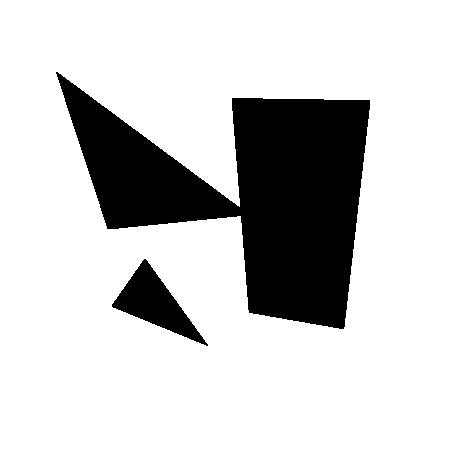
#> input picture lab1/map1.png, 452 x 452 px, found by its file name
$ python tangent_bug.py
#> lines starting #> are read from the running program, lines starting #| are printed output that depends on the picture; after the words box and inside, x2 and y2 are one past the last pixel; in counts of white or black regions, pixels touching at a corner belong together; long printed decimals are rounded
import numpy as np
import matplotlib.pyplot as plt
from PIL import Image
import math

def is_free(bitmap, point):
    """
    Determines if a given (x,y) point is in free space.
    The bitmap is a 2D numpy array where 1 = free (white) and 0 = obstacle (black).

    As the bitmap is indexed as [row, col] and we treat point as (x, y),
    we use:
       col = int(round(x)) and row = int(round(y)).
    """
    x, y = int(round(point[0])), int(round(point[1]))
    if y < 0 or y >= bitmap.shape[0] or x < 0 or x >= bitmap.shape[1]:
        return False
    return bitmap[y, x] == 1

def is_edge(bitmap, point):
    """
    Determines if a point is on the edge of an obstacle.
    A point is on an edge if it's free and has at least one neighboring point that's an obstacle.
    """
    if not is_free(bitmap, point):
        return False

    x, y = int(round(point[0])), int(round(point[1]))
    # Check 8-connected neighbors
    for dx in [-1, 0, 1]:
        for dy in [-1, 0, 1]:
            if dx == 0 and dy == 0:
                continue
            nx, ny = x + dx, y + dy
            if (ny >= 0 and ny < bitmap.shape[0] and
                nx >= 0 and nx < bitmap.shape[1] and
                bitmap[ny, nx] == 0):
                return True
    return False

def tangent_bug_algorithm(bitmap, start, goal, step=1.0, tol=2.0, max_iters=100000):
    """
    Implements the Tangent Bug algorithm using the following logic:

    1. Go-to-Goal (GTG): Move straight toward the goal until an obstacle is encountered.
    2. Hit Point (H): Record the hit point when an obstacle is encountered.
    3. Wall Following: Follow the boundary (clockwise) until returning to the hit point.
       While following, record the boundary point that is closest to the goal (Leave Point, L).
    4. Resume GTG: Move from the leave point toward the goal.

    Parameters:
      bitmap  : 2D binary numpy array (1 = free, 0 = obstacle)
      start   : Starting point as (x, y)
      goal    : Goal point as (x, y)
      step    : Movement increment (in pixels)
      tol     : Tolerance distance (in pixels) to detect reaching goal or hit point
      max_iters: Maximum iterations to avoid infinite loops

    Returns:
      path    : List of (x,y) coordinates representing the robot's path.
    """
    current = np.array(start, dtype=float)
    goal_arr = np.array(goal, dtype=float)
    path = [tuple(current)]
    iter_count = 0

    # Main loop
    while np.linalg.norm(goal_arr - current) > tol and iter_count < max_iters:
        iter_count += 1

        # ---- 1. Go-to-Goal (GTG) ----
        direction = goal_arr - current
        dist_to_goal = np.linalg.norm(direction)
        if dist_to_goal == 0:
            break  # Reached goal

        direction = direction / dist_to_goal  # Normalize
        next_point = current + step * direction

        # Check if we can move directly toward the goal
        if is_free(bitmap, next_point):
            current = next_point
            path.append(tuple(current))
            continue  # Continue moving toward goal

        # ---- 2. Hit Point (H) ----
        # We've encountered an obstacle
        hit_point = current.copy()
        print(f"Hit obstacle at {hit_point}. Starting wall following...")

        # ---- 3. Wall Following ----
        # Initialize variables for wall following
        leave_point = hit_point.copy()
        min_dist_to_goal = np.linalg.norm(goal_arr - hit_point)

        # Find the initial direction to follow the wall (90° clockwise from goal direction)
        wall_dir = np.array([direction[1], -direction[0]])

        # Find the first edge point to start wall following
        edge_found = False
        for search_angle in np.linspace(0, 2*math.pi, 36):
            rot = np.array([
                [math.cos(search_angle), -math.sin(search_angle)],
                [math.sin(search_angle), math.cos(search_angle)]
            ])
            test_dir = rot @ direction
            test_point = current + step * test_dir

            if not is_free(bitmap, test_point):
                # Found an obstacle, now look for an adjacent edge point
                for edge_angle in np.linspace(0, 2*math.pi, 36):
                    edge_rot = np.array([
                        [math.cos(edge_angle), -math.sin(edge_angle)],
                        [math.sin(edge_angle), math.cos(edge_angle)]
                    ])
                    edge_dir = edge_rot @ test_dir
                    edge_point = current + step * edge_dir

                    if is_free(bitmap, edge_point) and is_edge(bitmap, edge_point):
                        current = edge_point
                        path.append(tuple(current))
                        wall_dir = edge_dir
                        edge_found = True
                        break

                if edge_found:
                    break

        if not edge_found:
            print("Could not find edge to follow. Goal may be unreachable.")
            return path

        # Start wall following until we return to the hit point
        first_step = True  # Flag to prevent immediate termination
        while iter_count < max_iters:
            iter_count += 1

            # Check if we've returned to the hit point (completed circumnavigation)
            # Only check after we've moved away from the hit point
            if not first_step and np.linalg.norm(current - hit_point) < tol:
                print(f"Completed obstacle circumnavigation. Moving to leave point at {leave_point}")
                break

            first_step = False

            # Try to follow the edge by checking directions in a specific order
            # Start by trying to turn right (keeping obstacle on left), then straight, then left
            moved = False

            # Search angles from -90° (right) to +135° (left) relative to current direction
            for angle in np.linspace(-math.pi/2, 3*math.pi/4, 24):
                rot = np.array([
                    [math.cos(angle), -math.sin(angle)],
                    [math.sin(angle), math.cos(angle)]
                ])
                test_dir = rot @ wall_dir
                test_point = current + step * test_dir

                # Check if this point is on the edge
                if is_free(bitmap, test_point) and is_edge(bitmap, test_point):
                    # Move to this edge point
                    current = test_point
                    path.append(tuple(current))
                    wall_dir = test_dir  # Update direction for next iteration

                    # Check if this point is closer to the goal
                    dist_to_goal = np.linalg.norm(goal_arr - current)
                    if dist_to_goal < min_dist_to_goal:
                        min_dist_to_goal = dist_to_goal
                        leave_point = current.copy()
                        print(f"New leave point found at {leave_point}, distance to goal: {min_dist_to_goal}")

                    moved = True
                    break

            if not moved:
                print("Wall following stuck; cannot find next edge point.")
                return path

        # ---- 4. Resume GTG from leave point ----
        # Move to the leave point (if we're not already there)
        if np.linalg.norm(current - leave_point) > tol:
            current = leave_point.copy()
            path.append(tuple(current))
            print(f"Moving to leave point at {leave_point}")

    if iter_count >= max_iters:
        print("Maximum iterations reached. Goal may be unreachable.")
    else:
        print(f"Goal reached at {current}")

    return path

def main():
    # --- 1. Load the saved image ---
    image_path = "lab1/map1.png"  # Change to your saved image name/path
    img = Image.open(image_path).convert("L")  # convert to grayscale
#> img: PIL image 452x452 L; 80% white; 2 black regions, box (x1, y1, x2, y2) and area: (56, 72, 370, 329) 37754, (112, 259, 208, 346) 3075

    # --- 2. Convert image to binary bitmap ---
    # Here, pixels with value > 240 are considered free space.
    arr = np.array(img)
    bitmap = (arr > 240).astype(int)
    height, width = bitmap.shape
#> height = 452; width = 452

    # --- 3. Define start and goal ---
    # Default start: top-left; goal: bottom-right.
    start = (0, 0)  # (x, y)
    goal = (width - 1, height - 1)
#> goal = (451, 451)

    print(f"Running Tangent Bug algorithm from {start} to {goal} ...")
#> (printed output is left out)
    path = tangent_bug_algorithm(bitmap, start, goal, step=1.0, tol=2.0)
#> the loop in tangent_bug_algorithm, `while np.linalg.norm(goal_arr - current) > tol and iter_count < max_it..` made 1338 passes
#> after the loop in tangent_bug_algorithm, `while np.linalg.norm(goal_arr - current) > tol and iter_count < max_it..`: iter_count = 1998; path = 1669 pairs, first value 0 to 450.2, second value 0 to 450.4
#| Goal reached at [450.151 450.450]
    path = np.array(path)

    # --- 4. Visualize the result ---
    plt.figure(figsize=(8, 8))
    plt.imshow(bitmap, cmap='gray', origin='upper')
    if path.shape[0] > 0:
        plt.plot(path[:, 0], path[:, 1], 'r.-', label="Tangent Bug Path")
    plt.plot(start[0], start[1], "go", label="Start")
    plt.plot(goal[0], goal[1], "bo", label="Goal")
    plt.legend()
    plt.title("Tangent Bug Algorithm: Path from Top-Left to Bottom-Right")
    plt.xlabel("X")
    plt.ylabel("Y")
    plt.show()
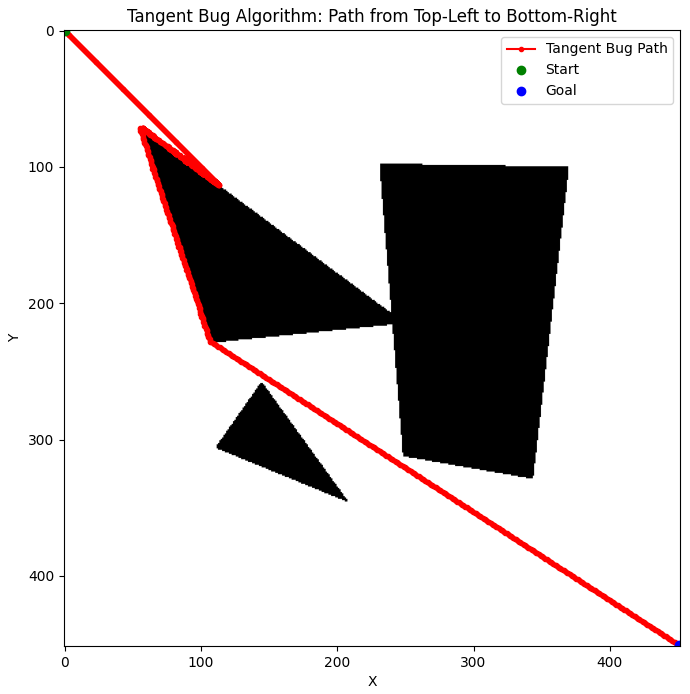
#> figure drawn by matplotlib, 1 panel

if __name__ == "__main__":
    main()

$ run again, with lab1/map.png copied over lab1/map1.png
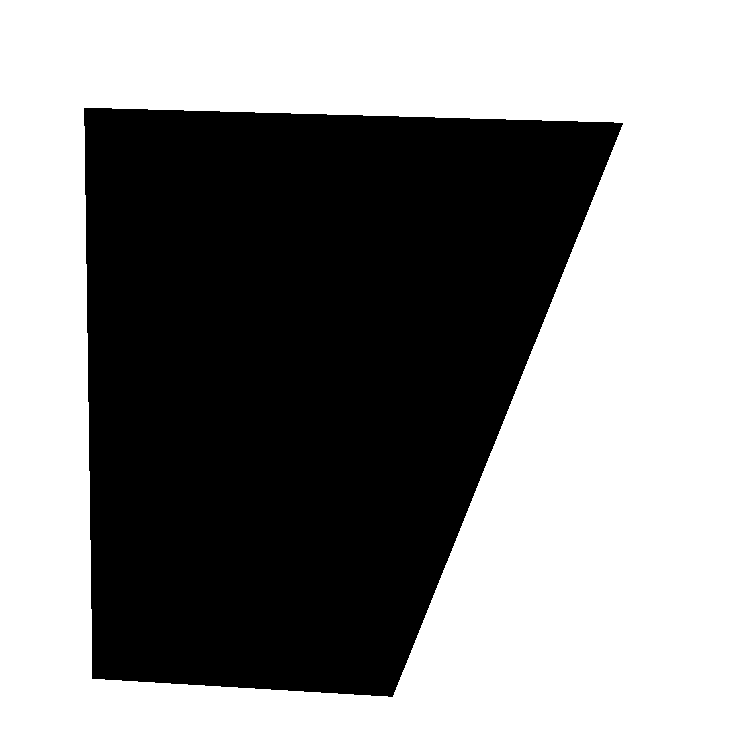
#> input picture lab1/map.png, 751 x 752 px, found by its file name
#> img: PIL image 751x752 L; 57.1% white; 1 black region, box (x1, y1, x2, y2) and area: (84, 108, 623, 697) 242132
#> (printed output is left out)
#> the loop in tangent_bug_algorithm, `while np.linalg.norm(goal_arr - current) > tol and iter_count < max_it..` made 1113 passes
#> after the loop in tangent_bug_algorithm, `while np.linalg.norm(goal_arr - current) > tol and iter_count < max_it..`: iter_count = 1715; path = 1415 pairs, first value 0 to 748.4, second value 0 to 750.8
#| Goal reached at [748.405 750.824]
#> in main, `plt.show()`:
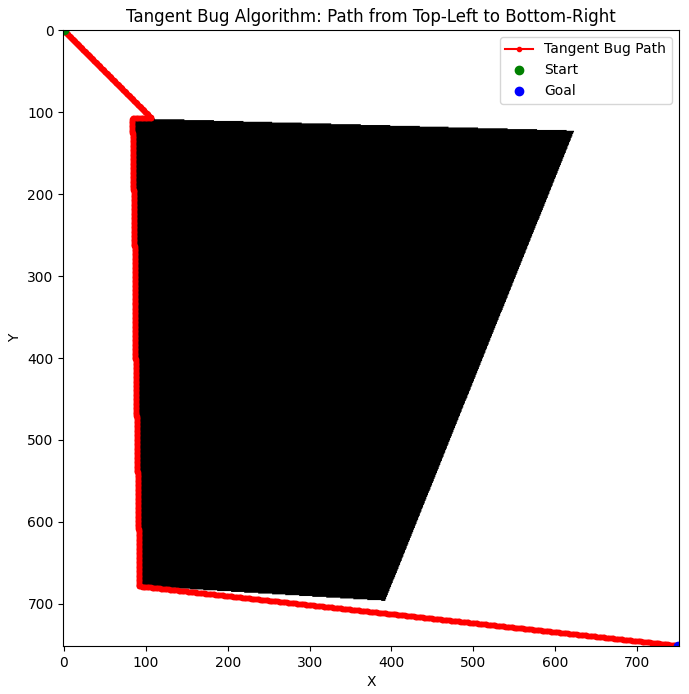
#> figure drawn by matplotlib, 1 panel
